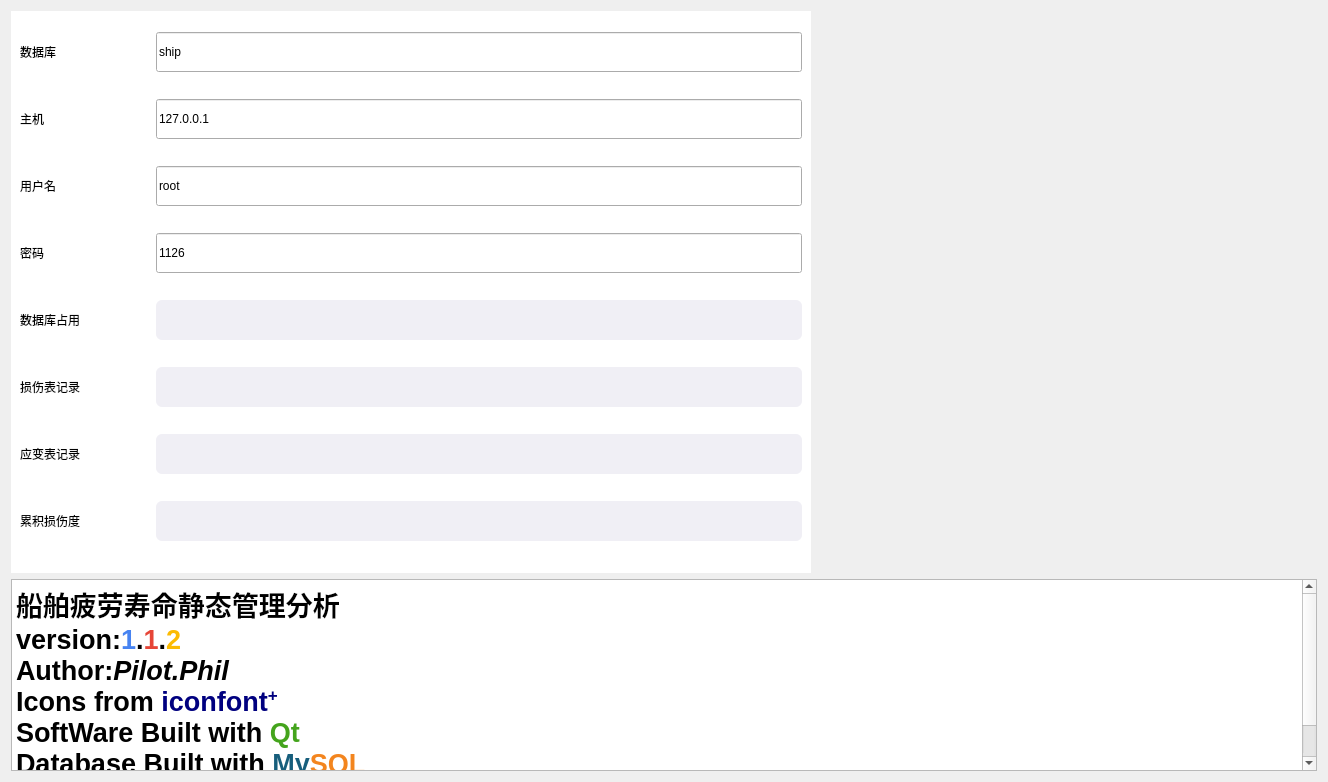
     <widget class="QWidget" name="page_databaseInfo">
      <layout class="QGridLayout" name="gridLayout_4">
       <item row="0" column="0" rowspan="3" colspan="2">
        <widget class="QWidget" name="widget" native="true">
         <property name="minimumSize">
          <size>
           <width>800</width>
           <height>460</height>
          </size>
         </property>
         <property name="styleSheet">
          <string notr="true">QWidget#widget{
	background-color: white;
}</string>
         </property>
         <layout class="QGridLayout" name="gridLayout_3">
          <property name="topMargin">
           <number>0</number>
          </property>
          <item row="3" column="0">
           <widget class="QLabel" name="label_password">
            <property name="minimumSize">
             <size>
              <width>130</width>
              <height>40</height>
             </size>
            </property>
            <property name="maximumSize">
             <size>
              <width>130</width>
              <height>40</height>
             </size>
            </property>
            <property name="text">
             <string>密码</string>
            </property>
           </widget>
          </item>
          <item row="3" column="1">
           <widget class="QLineEdit" name="lineEdit_password">
            <property name="minimumSize">
             <size>
              <width>0</width>
              <height>40</height>
             </size>
            </property>
            <property name="maximumSize">
             <size>
              <width>16777215</width>
              <height>40</height>
             </size>
            </property>
            <property name="text">
             <string>1126</string>
            </property>
           </widget>
          </item>
          <item row="0" column="0">
           <widget class="QLabel" name="label_databaseName">
            <property name="minimumSize">
             <size>
              <width>130</width>
              <height>40</height>
             </size>
            </property>
            <property name="maximumSize">
             <size>
              <width>130</width>
              <height>40</height>
             </size>
            </property>
            <property name="text">
             <string>数据库</string>
            </property>
           </widget>
          </item>
          <item row="1" column="0">
           <widget class="QLabel" name="label_host">
            <property name="minimumSize">
             <size>
              <width>130</width>
              <height>40</height>
             </size>
            </property>
            <property name="maximumSize">
             <size>
              <width>130</width>
              <height>40</height>
             </size>
            </property>
            <property name="text">
             <string>主机</string>
            </property>
           </widget>
          </item>
          <item row="2" column="0">
           <widget class="QLabel" name="label_account">
            <property name="minimumSize">
             <size>
              <width>130</width>
              <height>40</height>
             </size>
            </property>
            <property name="maximumSize">
             <size>
              <width>130</width>
              <height>40</height>
             </size>
            </property>
            <property name="text">
             <string>用户名</string>
            </property>
           </widget>
          </item>
          <item row="2" column="1">
           <widget class="QLineEdit" name="lineEdit_account">
            <property name="minimumSize">
             <size>
              <width>0</width>
              <height>40</height>
             </size>
            </property>
            <property name="maximumSize">
             <size>
              <width>16777215</width>
              <height>40</height>
             </size>
            </property>
            <property name="text">
             <string>root</string>
            </property>
           </widget>
          </item>
          <item row="1" column="1">
           <widget class="QLineEdit" name="lineEdit_host">
            <property name="minimumSize">
             <size>
              <width>0</width>
              <height>40</height>
             </size>
            </property>
            <property name="maximumSize">
             <size>
              <width>16777215</width>
              <height>40</height>
             </size>
            </property>
            <property name="text">
             <string>127.0.0.1</string>
            </property>
           </widget>
          </item>
          <item row="0" column="1">
           <widget class="QLineEdit" name="lineEdit_database">
            <property name="minimumSize">
             <size>
              <width>0</width>
              <height>40</height>
             </size>
            </property>
            <property name="maximumSize">
             <size>
              <width>16777215</width>
              <height>40</height>
             </size>
            </property>
            <property name="text">
             <string>ship</string>
            </property>
           </widget>
          </item>
          <item row="6" column="0">
           <widget class="QLabel" name="label_password_2">
            <property name="minimumSize">
             <size>
              <width>130</width>
              <height>40</height>
             </size>
            </property>
            <property name="maximumSize">
             <size>
              <width>130</width>
              <height>40</height>
             </size>
            </property>
            <property name="text">
             <string>数据库占用</string>
            </property>
           </widget>
          </item>
          <item row="7" column="1">
           <widget class="QLineEdit" name="lineEdit_shiphealth_rowcount">
            <property name="minimumSize">
             <size>
              <width>0</width>
              <height>40</height>
             </size>
            </property>
            <property name="styleSheet">
             <string notr="true">QLineEdit{
    background-color: rgba(240, 239, 245,255);
    font-size: 20px;
    font-family: Microsoft YaHei;
    border-radius: 6px;
    padding: 2px;
}</string>
            </property>
            <property name="text">
             <string/>
            </property>
            <property name="frame">
             <bool>true</bool>
            </property>
            <property name="readOnly">
             <bool>true</bool>
            </property>
            <property name="placeholderText">
             <string/>
            </property>
           </widget>
          </item>
          <item row="6" column="1">
           <widget class="QLineEdit" name="lineEdit_table_space">
            <property name="minimumSize">
             <size>
              <width>0</width>
              <height>40</height>
             </size>
            </property>
            <property name="styleSheet">
             <string notr="true">QLineEdit{
    background-color: rgba(240, 239, 245,255);
    font-size: 20px;
    font-family: Microsoft YaHei;
    border-radius: 6px;
    padding: 2px;
}</string>
            </property>
            <property name="text">
             <string/>
            </property>
            <property name="frame">
             <bool>true</bool>
            </property>
            <property name="readOnly">
             <bool>true</bool>
            </property>
            <property name="placeholderText">
             <string/>
            </property>
           </widget>
          </item>
          <item row="7" column="0">
           <widget class="QLabel" name="label_password_3">
            <property name="minimumSize">
             <size>
              <width>130</width>
              <height>40</height>
             </size>
            </property>
            <property name="maximumSize">
             <size>
              <width>130</width>
              <height>40</height>
             </size>
            </property>
            <property name="text">
             <string>损伤表记录</string>
            </property>
           </widget>
          </item>
          <item row="8" column="1">
           <widget class="QLineEdit" name="lineEdit_strain_rowcount">
            <property name="minimumSize">
             <size>
              <width>0</width>
              <height>40</height>
             </size>
            </property>
            <property name="styleSheet">
             <string notr="true">QLineEdit{
    background-color: rgba(240, 239, 245,255);
    font-size: 20px;
    font-family: Microsoft YaHei;
    border-radius: 6px;
    padding: 2px;
}</string>
            </property>
            <property name="text">
             <string/>
            </property>
            <property name="frame">
             <bool>true</bool>
            </property>
            <property name="readOnly">
             <bool>true</bool>
            </property>
            <property name="placeholderText">
             <string/>
            </property>
           </widget>
          </item>
          <item row="8" column="0">
           <widget class="QLabel" name="label_password_4">
            <property name="minimumSize">
             <size>
              <width>130</width>
              <height>40</height>
             </size>
            </property>
            <property name="maximumSize">
             <size>
              <width>130</width>
              <height>40</height>
             </size>
            </property>
            <property name="text">
             <string>应变表记录</string>
            </property>
           </widget>
          </item>
          <item row="9" column="1">
           <widget class="QLineEdit" name="lineEdit_dam_much">
            <property name="minimumSize">
             <size>
              <width>0</width>
              <height>40</height>
             </size>
            </property>
            <property name="styleSheet">
             <string notr="true">QLineEdit{
    background-color: rgba(240, 239, 245,255);
    font-size: 20px;
    font-family: Microsoft YaHei;
    border-radius: 6px;
    padding: 2px;
}</string>
            </property>
            <property name="text">
             <string/>
            </property>
            <property name="frame">
             <bool>true</bool>
            </property>
            <property name="readOnly">
             <bool>true</bool>
            </property>
            <property name="placeholderText">
             <string/>
            </property>
           </widget>
          </item>
          <item row="9" column="0">
           <widget class="QLabel" name="label_password_5">
            <property name="minimumSize">
             <size>
              <width>130</width>
              <height>40</height>
             </size>
            </property>
            <property name="maximumSize">
             <size>
              <width>130</width>
              <height>40</height>
             </size>
            </property>
            <property name="text">
             <string>累积损伤度</string>
            </property>
           </widget>
          </item>
         </layout>
        </widget>
       </item>
       <item row="0" column="2">
        <widget class="QLabel" name="label">
         <property name="sizePolicy">
          <sizepolicy hsizetype="Fixed" vsizetype="Fixed">
           <horstretch>0</horstretch>
           <verstretch>0</verstretch>
          </sizepolicy>
         </property>
         <property name="minimumSize">
          <size>
           <width>500</width>
           <height>250</height>
          </size>
         </property>
         <property name="maximumSize">
          <size>
           <width>500</width>
           <height>250</height>
          </size>
         </property>
         <property name="styleSheet">
          <string notr="true"/>
         </property>
         <property name="text">
          <string/>
         </property>
         <property name="pixmap">
          <pixmap resource="ico.qrc">:/ico/24.jpg</pixmap>
         </property>
        </widget>
       </item>
       <item row="1" column="2">
        <widget class="QLabel" name="label_2">
         <property name="sizePolicy">
          <sizepolicy hsizetype="Fixed" vsizetype="Fixed">
           <horstretch>0</horstretch>
           <verstretch>0</verstretch>
          </sizepolicy>
         </property>
         <property name="minimumSize">
          <size>
           <width>500</width>
           <height>300</height>
          </size>
         </property>
         <property name="maximumSize">
          <size>
           <width>500</width>
           <height>300</height>
          </size>
         </property>
         <property name="styleSheet">
          <string notr="true"/>
         </property>
         <property name="text">
          <string/>
         </property>
         <property name="pixmap">
          <pixmap resource="ico.qrc">:/ico/25.jpg</pixmap>
         </property>
        </widget>
       </item>
       <item row="3" column="0" colspan="3">
        <widget class="QTextBrowser" name="textBrowser">
         <property name="minimumSize">
          <size>
           <width>600</width>
           <height>0</height>
          </size>
         </property>
         <property name="html">
          <string>&lt;!DOCTYPE HTML PUBLIC &quot;-//W3C//DTD HTML 4.0//EN&quot; &quot;http://www.w3.org/TR/REC-html40/strict.dtd&quot;&gt;
&lt;html&gt;&lt;head&gt;&lt;meta name=&quot;qrichtext&quot; content=&quot;1&quot; /&gt;&lt;style type=&quot;text/css&quot;&gt;
p, li { white-space: pre-wrap; }
&lt;/style&gt;&lt;/head&gt;&lt;body style=&quot; font-family:'Microsoft YaHei'; font-size:20px; font-weight:400; font-style:normal;&quot;&gt;
&lt;p style=&quot; margin-top:0px; margin-bottom:0px; margin-left:0px; margin-right:0px; -qt-block-indent:0; text-indent:0px;&quot;&gt;&lt;span style=&quot; font-size:20pt; font-weight:600; color:#000000;&quot;&gt;船舶疲劳寿命静态管理分析 &lt;/span&gt;&lt;/p&gt;
&lt;p style=&quot; margin-top:0px; margin-bottom:0px; margin-left:0px; margin-right:0px; -qt-block-indent:0; text-indent:0px;&quot;&gt;&lt;span style=&quot; font-size:20pt; font-weight:600; color:#000000;&quot;&gt;version:&lt;/span&gt;&lt;span style=&quot; font-size:20pt; font-weight:600; color:#4783f1;&quot;&gt;1&lt;/span&gt;&lt;span style=&quot; font-size:20pt; font-weight:600; color:#000000;&quot;&gt;.&lt;/span&gt;&lt;span style=&quot; font-size:20pt; font-weight:600; color:#e64537;&quot;&gt;1&lt;/span&gt;&lt;span style=&quot; font-size:20pt; font-weight:600; color:#000000;&quot;&gt;.&lt;/span&gt;&lt;span style=&quot; font-size:20pt; font-weight:600; color:#fcbb03;&quot;&gt;2&lt;/span&gt;&lt;/p&gt;
&lt;p style=&quot; margin-top:0px; margin-bottom:0px; margin-left:0px; margin-right:0px; -qt-block-indent:0; text-indent:0px;&quot;&gt;&lt;span style=&quot; font-size:20pt; font-weight:600; color:#000000;&quot;&gt;Author:&lt;/span&gt;&lt;span style=&quot; font-size:20pt; font-weight:600; font-style:italic; color:#000000;&quot;&gt;Pilot.Phil&lt;/span&gt;&lt;/p&gt;
&lt;p style=&quot; margin-top:0px; margin-bottom:0px; margin-left:0px; margin-right:0px; -qt-block-indent:0; text-indent:0px;&quot;&gt;&lt;span style=&quot; font-size:20pt; font-weight:600; color:#000000;&quot;&gt;Icons from&lt;/span&gt;&lt;span style=&quot; font-size:20pt; font-weight:600; color:#f3851e;&quot;&gt; &lt;/span&gt;&lt;span style=&quot; font-size:20pt; font-weight:600; color:#00007f;&quot;&gt;iconfont&lt;/span&gt;&lt;span style=&quot; font-size:20pt; font-weight:600; color:#00007f; vertical-align:super;&quot;&gt;+&lt;/span&gt;&lt;/p&gt;
&lt;p style=&quot; margin-top:0px; margin-bottom:0px; margin-left:0px; margin-right:0px; -qt-block-indent:0; text-indent:0px;&quot;&gt;&lt;span style=&quot; font-size:20pt; font-weight:600;&quot;&gt;SoftWare Built with &lt;/span&gt;&lt;span style=&quot; font-size:20pt; font-weight:600; color:#44a41c;&quot;&gt;Qt&lt;/span&gt;&lt;span style=&quot; font-size:20pt; font-weight:600;&quot;&gt; &lt;/span&gt;&lt;/p&gt;
&lt;p style=&quot; margin-top:0px; margin-bottom:0px; margin-left:0px; margin-right:0px; -qt-block-indent:0; text-indent:0px;&quot;&gt;&lt;span style=&quot; font-size:20pt; font-weight:600;&quot;&gt;Database Built with &lt;/span&gt;&lt;span style=&quot; font-size:20pt; font-weight:600; color:#175e7c;&quot;&gt;My&lt;/span&gt;&lt;span style=&quot; font-size:20pt; font-weight:600; color:#f3851e;&quot;&gt;SQL&lt;/span&gt;&lt;/p&gt;
&lt;p style=&quot; margin-top:0px; margin-bottom:0px; margin-left:0px; margin-right:0px; -qt-block-indent:0; text-indent:0px;&quot;&gt;&lt;span style=&quot; font-size:20pt; font-weight:600; color:#000000;&quot;&gt;Source:&lt;/span&gt;&lt;span style=&quot; font-size:16pt; font-weight:600; color:#aaaa7f;&quot;&gt;https://gitee.com/pilot12138/shipHealthStaticAnalyse&lt;/span&gt;&lt;/p&gt;&lt;/body&gt;&lt;/html&gt;</string>
         </property>
        </widget>
       </item>
      </layout>
     </widget>
